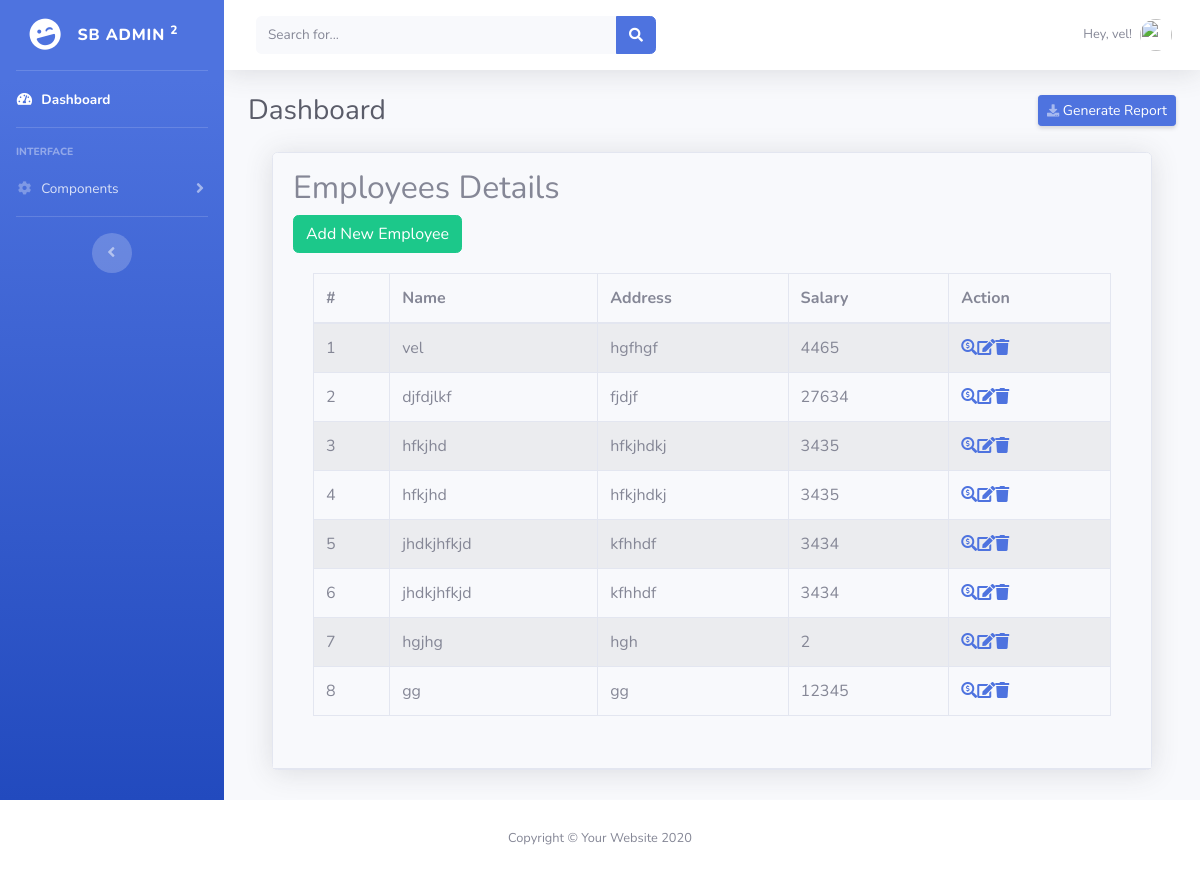
/index2.php (signed in), run on an earlier commit of the app's database.
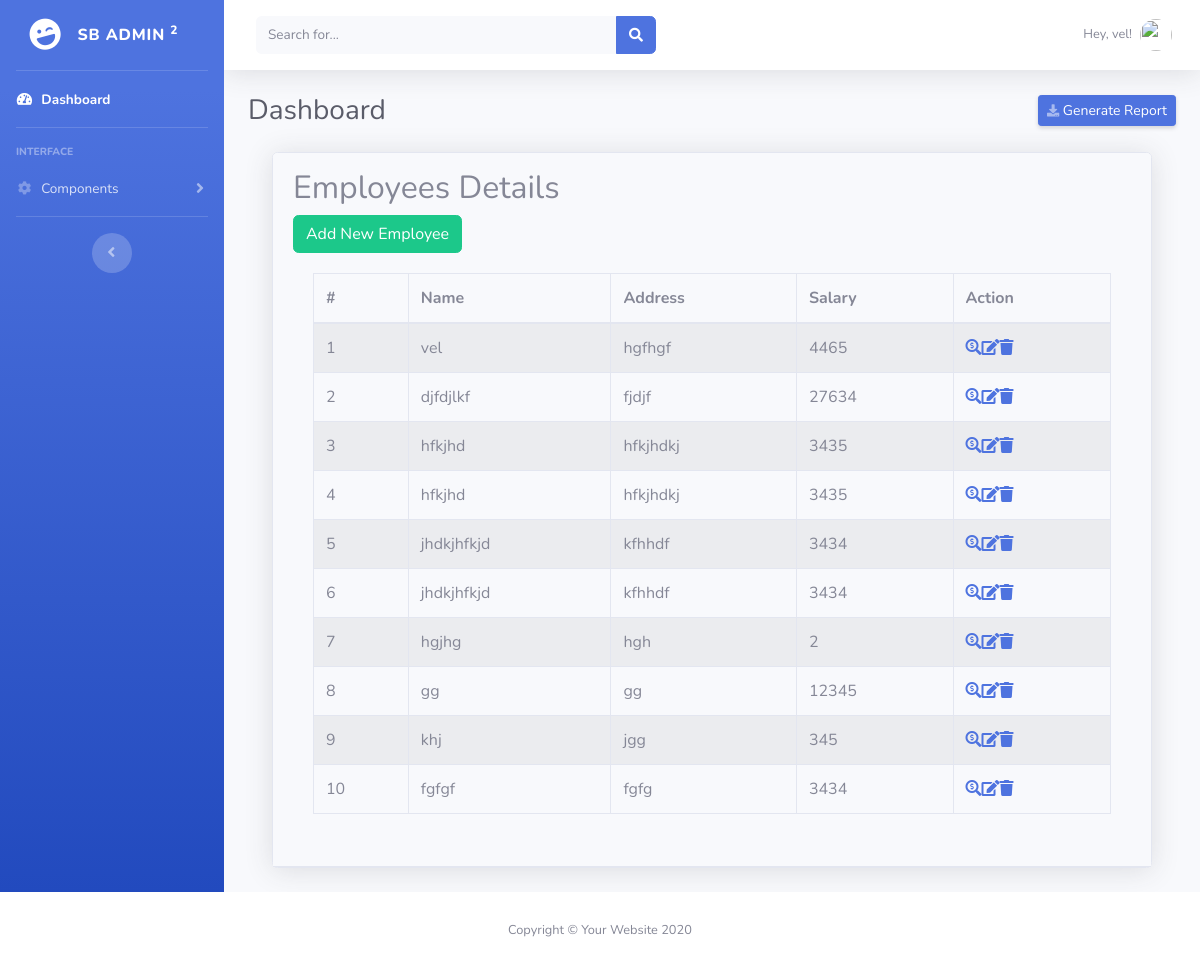
And on a later commit of the database.
### tables this page shows
CREATE TABLE IF NOT EXISTS `employees` (
  `id` int(11) NOT NULL,
  `name` varchar(100) NOT NULL,
  `address` varchar(255) NOT NULL,
  `salary` int(10) NOT NULL
);

### index2.php (the view, shortened to what this page needs)
<?php
include('includes/header.php');
include('includes/navbar.php');
?>
    <div id="content-wrapper" class="d-flex flex-column">
      <div id="content">
        <nav class="navbar navbar-expand navbar-light bg-white topbar mb-4 static-top shadow">
          <form class="d-none d-sm-inline-block form-inline mr-auto ml-md-3 my-2 my-md-0 mw-100 navbar-search">
            <div class="input-group">
              <input type="text" class="form-control bg-light border-0 small" placeholder="Search for..." aria-label="Search" aria-describedby="basic-addon2">
              <div class="input-group-append">
                <button class="btn btn-primary" type="button">
                  <i class="fas fa-search fa-sm"></i>
                </button>
              </div>
            </div>
          </form>
          <ul class="navbar-nav ml-auto">
            <li class="nav-item dropdown no-arrow">
              <a class="nav-link dropdown-toggle" href="#" id="userDropdown" role="button" data-toggle="dropdown" aria-haspopup="true" aria-expanded="false">
                <span class="mr-2 d-none d-lg-inline text-gray-600 small">
				Hey, <?php echo $_SESSION['username']; ?>!</span>
                <img class="img-profile rounded-circle" src="https://source.unsplash.com/QAB-WJcbgJk/60x60">
              </a>
            </li>
          </ul>
        </nav>
        <div class="container-fluid">
          <div class="d-sm-flex align-items-center justify-content-between mb-4">
            <h1 class="h3 mb-0 text-gray-800">Dashboard</h1>
            <a href="#" class="d-none d-sm-inline-block btn btn-sm btn-primary shadow-sm"><i class="fas fa-download fa-sm text-white-50"></i> Generate Report</a>
          </div>
				 <div class="container-fluid">
				 <div class="card shadow mb-4">
            <div class="card-header py-3">
                 <div class="row">
                <div class="col-md-12">
                    <div class="page-header clearfix">
                        <h2 class="pull-left">Employees Details</h2>
                        <a href="create.php" class="btn btn-success pull-right">Add New Employee</a>
                    </div>
					<div class="card-body">
              <div class="table-responsive">
                    <?php
                    require_once "db.php";
                    $sql = "SELECT * FROM employees";
                    if($result = mysqli_query($con, $sql)){
                        if(mysqli_num_rows($result) > 0){
                            echo "<table class='table table-bordered table-striped'>";
                                echo "<thead>";
                                    echo "<tr>";
                                        echo "<th>#</th>";
                                        echo "<th>Name</th>";
                                        echo "<th>Address</th>";
                                        echo "<th>Salary</th>";
                                        echo "<th>Action</th>";
                                    echo "</tr>";
                                echo "</thead>";
                                echo "<tbody>";
                                while($row = mysqli_fetch_array($result)){
                                    echo "<tr>";
                                        echo "<td>" . $row['id'] . "</td>";
                                        echo "<td>" . $row['name'] . "</td>";
                                        echo "<td>" . $row['address'] . "</td>";
                                        echo "<td>" . $row['salary'] . "</td>";
                                        echo "<td>";
                                            echo "<a href='read.php?id=". $row['id'] ."' title='View Record' target='_self' data-toggle='tooltip'><span class='fas fa-search-dollar'></span></a>";
                                            echo "<a href='update.php?id=". $row['id'] ."' title='Update Record' target='_self' data-toggle='tooltip'><span class='fas fa-edit'></span></a>";
                                            echo "<a href='delete.php?id=". $row['id'] ."' title='Delete Record' target='_self' data-toggle='tooltip'><span class='fas fa-trash'></span></a>";
                                        echo "</td>";
                                    echo "</tr>";
                                }
                                echo "</tbody>";
                            echo "</table>";
                        } else{
                            echo "<p class='lead'><em>No records were found.</em></p>";
                        }
                    } else{
                        echo "ERROR: Could not able to execute $sql. " . mysqli_error($con);
                    }
                    ?>
                </div>
            </div>
        </div>
    </div>
	  </div>
    </div>
 </div>
    </div>
        </div>
      </div>
  </div>
 <?php
include('includes/footer.php');
?>

What changed in the data, as far as the page shows it:
added employees: id "9", name "khj", address "jgg", salary "345"
added employees: id "10", name "fgfgf", address "fgfg", salary "3434"
